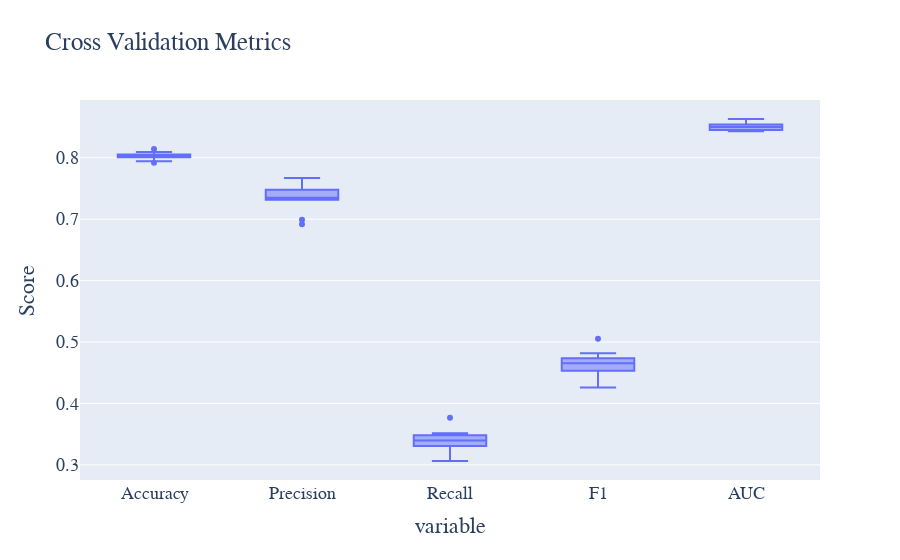

This figure's notebook cell:
### Code cell
# 执行交叉验证
cv_results = cross_validate(lr_model, X_train, y_train, cv=10, scoring=['accuracy', 'precision', 'recall', 'f1', 'roc_auc'])

# 提取交叉验证结果
cv_accuracy = cv_results['test_accuracy']
cv_precision = cv_results['test_precision']
cv_recall = cv_results['test_recall']
cv_f1 = cv_results['test_f1']
cv_roc = cv_results['test_roc_auc']

# 绘制交叉验证结果的箱线图
cv_metrics_data = pd.DataFrame({
    'Accuracy': cv_accuracy,
    'Precision': cv_precision,
    'Recall': cv_recall,
    'F1': cv_f1,
    'AUC': cv_roc
})

# 绘制交叉验证结果的箱线图
fig = px.box(cv_metrics_data, title='Cross Validation Metrics')
fig.update_layout(
    yaxis_title='Score', showlegend=False,
    font=dict(family='Times New Roman', size=18)
)
fig.write_html('Image/4_4_5.html')
fig.show()

### Figure 1 — Plotly figure (JSON) as saved in the notebook; plotly's stock layout.template omitted (floating-point values rounded to 4 significant figures)
{"data": [{"alignmentgroup": "True", "hovertemplate": "variable=%{x}<br>value=%{y}<extra></extra>", "legendgroup": "", "marker": {"color": "#636efa"}, "name": "", "notched": false, "offsetgroup": "", "orientation": "v", "showlegend": false, "type": "box", "x": ["Accuracy", "Accuracy", "Accuracy", "Accuracy", "Accuracy", "Accuracy", "Accuracy", "Accuracy", "Accuracy", "Accuracy", "Precision", "Precision", "Precision", "Precision", "Precision", "Precision", "Precision", "Precision", "Precision", "Precision", "Recall", "Recall", "Recall", "Recall", "Recall", "Recall", "Recall", "Recall", "Recall", "Recall", "F1", "F1", "F1", "F1", "F1", "F1", "F1", "F1", "F1", "F1", "AUC", "AUC", "AUC", "AUC", "AUC", "AUC", "AUC", "AUC", "AUC", "AUC"], "x0": " ", "xaxis": "x", "y": [0.7944, 0.8041, 0.8011, 0.8054, 0.8007, 0.8095, 0.792, 0.8048, 0.8024, 0.8142, 0.6917, 0.7371, 0.7316, 0.7415, 0.7321, 0.7652, 0.6991, 0.7478, 0.7328, 0.7669, 0.3316, 0.344, 0.3307, 0.348, 0.328, 0.3515, 0.3063, 0.3395, 0.3395, 0.3768, 0.4482, 0.4691, 0.4555, 0.4737, 0.453, 0.4818, 0.4259, 0.467, 0.4641, 0.5054, 0.8474, 0.8433, 0.854, 0.845, 0.8439, 0.8631, 0.8479, 0.8531, 0.8521, 0.854], "y0": " ", "yaxis": "y"}], "layout": {"boxmode": "group", "font": {"family": "Times New Roman", "size": 18}, "legend": {"tracegroupgap": 0}, "showlegend": false, "title": {"text": "Cross Validation Metrics"}, "xaxis": {"anchor": "y", "domain": [0, 1], "title": {"text": "variable"}}, "yaxis": {"anchor": "x", "domain": [0, 1], "title": {"text": "Score"}}}}
